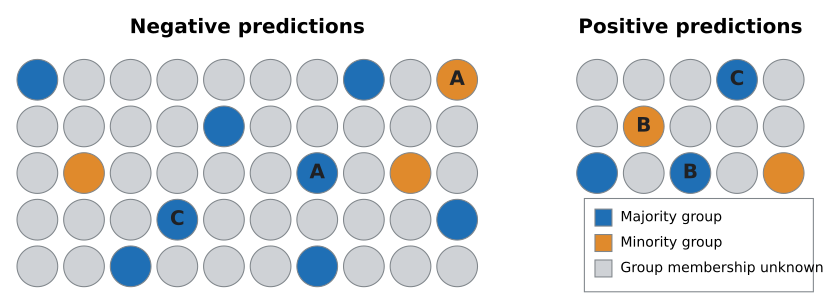

This figure's Python source:
"""Negative and positive predictions as circles coloured by group, with pairs A, B, C labelled.

Redrawn from Google MLCC (Fairness: counterfactual fairness, exercise figure). Pair A: majority
and minority example both predicted negative; pair B: both predicted positive; pair C: two
majority examples, one negative and one positive.
"""

import matplotlib.pyplot as plt
from matplotlib.patches import Circle, Rectangle

from mlrecall.figstyle import BLUE, INK, ORANGE, save

GRAY = "#cfd2d6"
NEGATIVE = {  # (row, col) 1-based in a 5 × 10 grid → (colour, label)
    (1, 1): (BLUE, ""), (1, 8): (BLUE, ""), (1, 10): (ORANGE, "A"), (2, 5): (BLUE, ""),
    (3, 2): (ORANGE, ""), (3, 7): (BLUE, "A"), (3, 9): (ORANGE, ""), (4, 4): (BLUE, "C"),
    (4, 10): (BLUE, ""), (5, 3): (BLUE, ""), (5, 7): (BLUE, ""),
}  # fmt: skip
POSITIVE = {  # 3 × 5 grid
    (1, 4): (BLUE, "C"), (2, 2): (ORANGE, "B"), (3, 1): (BLUE, ""), (3, 3): (BLUE, "B"),
    (3, 5): (ORANGE, ""),
}  # fmt: skip


def grid(ax, x0, rows, cols, marked):
    for r in range(1, rows + 1):
        for c in range(1, cols + 1):
            color, label = marked.get((r, c), (GRAY, ""))
            x, y = x0 + (c - 1) * 1.1, -(r - 1) * 1.1
            ax.add_patch(Circle((x, y), 0.48, fc=color, ec="#80868b", lw=0.8))
            if label:
                ax.text(x, y, label, ha="center", va="center", fontsize=15, fontweight="bold",
                        color=INK)  # fmt: skip


fig, ax = plt.subplots(figsize=(11, 4.2))
grid(ax, 0, 5, 10, NEGATIVE)
grid(ax, 13.2, 3, 5, POSITIVE)
ax.text(4.95, 1.1, "Negative predictions", ha="center", fontsize=15, fontweight="bold")
ax.text(15.4, 1.1, "Positive predictions", ha="center", fontsize=15, fontweight="bold")
ax.add_patch(Rectangle((12.9, -5.0), 5.4, 2.2, fc="white", ec="#80868b", lw=0.8))
for i, (color, name) in enumerate(
    [(BLUE, "Majority group"), (ORANGE, "Minority group"), (GRAY, "Group membership unknown")]
):
    y = -3.25 - i * 0.6
    ax.add_patch(Rectangle((13.15, y - 0.2), 0.4, 0.4, fc=color, ec="#80868b", lw=0.8))
    ax.text(13.75, y, name, va="center", fontsize=10.5)
ax.set(xlim=(-0.7, 18.6), ylim=(-5.2, 1.7), aspect="equal")
ax.axis("off")
save(fig, __file__)
